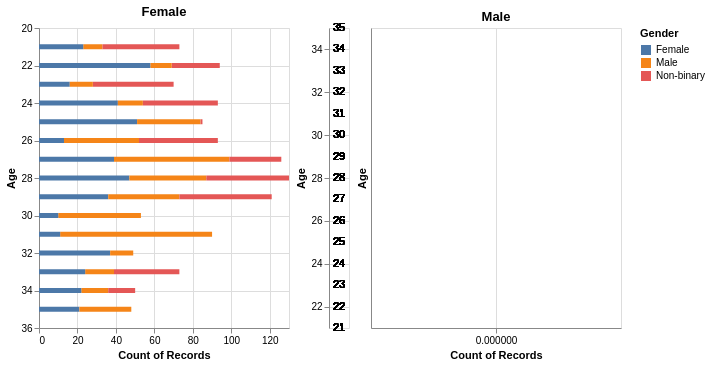

The code cell stored with this chart in its notebook:
### Code cell
base = alt.Chart(hyp_data_new).transform_calculate(
    gender=alt.expr.if_(alt.datum.sex == 1, 'Male', 'Female')
).properties(
    width=250
)


left = base.transform_filter(
    alt.datum.gender == 'Female'
).encode(
    x = alt.X('count(Dominant_Emotion)'),
    y = alt.Y('Age' , sort='descending'),
    color = alt.Color('Gender')
) .mark_bar().properties(title='Female')

middle = base.encode(
    y = alt.Y('Age',
    scale=alt.Scale(domain=(21,35))),
    text = alt.Text('Age'),
).mark_text().properties(width=20)

right = base.transform_filter(
    alt.datum.gender == 'Male'
).encode(
    x = alt.X('count(Dominant_Emotion)'),
    y = alt.Y('Age', sort='descending'),
    color = alt.Color('Gender')
).mark_bar().properties(title='Male')

pyramid = alt.concat(left, middle, right, spacing=5)
pyramid

### Figure 1 — Vega-Lite specification as saved in the notebook (floating-point values rounded to 4 significant figures; data arrays with more than 128 entries replaced by an {"elided": "..."} marker saying what was removed)
{"config": {"view": {"continuousWidth": 400, "continuousHeight": 300}}, "concat": [{"mark": "bar", "encoding": {"color": {"field": "Gender", "type": "nominal"}, "x": {"aggregate": "count", "field": "Dominant_Emotion", "type": "nominal"}, "y": {"field": "Age", "sort": "descending", "type": "quantitative"}}, "title": "Female", "transform": [{"calculate": "if((datum.sex === 1),'Male','Female')", "as": "gender"}, {"filter": "(datum.gender === 'Female')"}], "width": 250}, {"mark": "text", "encoding": {"text": {"field": "Age", "type": "quantitative"}, "y": {"field": "Age", "scale": {"domain": [21, 35]}, "type": "quantitative"}}, "transform": [{"calculate": "if((datum.sex === 1),'Male','Female')", "as": "gender"}], "width": 20}, {"mark": "bar", "encoding": {"color": {"field": "Gender", "type": "nominal"}, "x": {"aggregate": "count", "field": "Dominant_Emotion", "type": "nominal"}, "y": {"field": "Age", "sort": "descending", "type": "quantitative"}}, "title": "Male", "transform": [{"calculate": "if((datum.sex === 1),'Male','Female')", "as": "gender"}, {"filter": "(datum.gender === 'Male')"}], "width": 250}], "data": {"name": "data-f2704f0c5c2a5262288a5e88a3f6df49"}, "spacing": 5, "$schema": "https://vega.github.io/schema/vega-lite/v4.17.0.json", "datasets": {"data-f2704f0c5c2a5262288a5e88a3f6df49": {"elided": "1248 records"}}}
